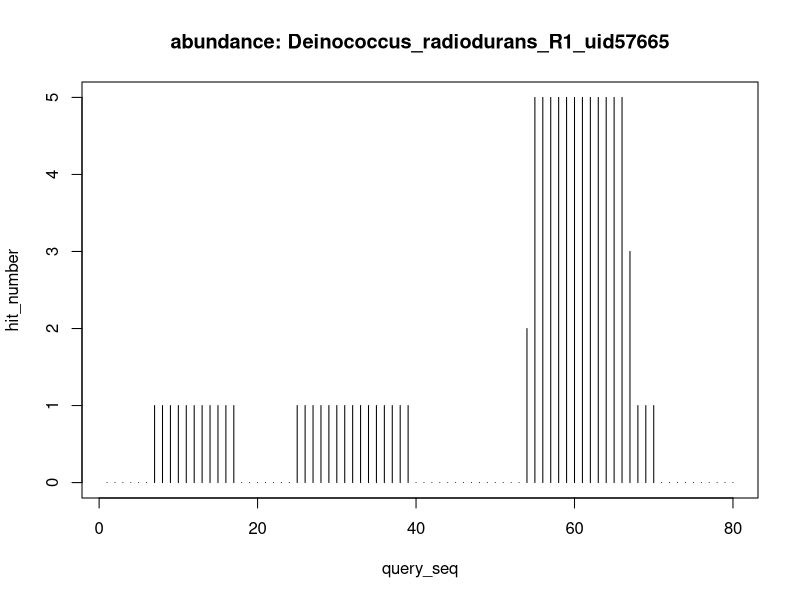

Reproduce this figure in R.
x=c(1,2,3,4,5,6,7,8,9,10,11,12,13,14,15,16,17,18,19,20,21,22,23,24,25,26,27,28,29,30,31,32,33,34,35,36,37,38,39,40,41,42,43,44,45,46,47,48,49,50,51,52,53,54,55,56,57,58,59,60,61,62,63,64,65,66,67,68,69,70,71,72,73,74,75,76,77,78,79,80)
y=c(0,0,0,0,0,0,1,1,1,1,1,1,1,1,1,1,1,0,0,0,0,0,0,0,1,1,1,1,1,1,1,1,1,1,1,1,1,1,1,0,0,0,0,0,0,0,0,0,0,0,0,0,0,2,5,5,5,5,5,5,5,5,5,5,5,5,3,1,1,1,0,0,0,0,0,0,0,0,0,0)
plot(x,y,type="h",main="abundance: Deinococcus_radiodurans_R1_uid57665",xlab="query_seq",ylab="hit_number")